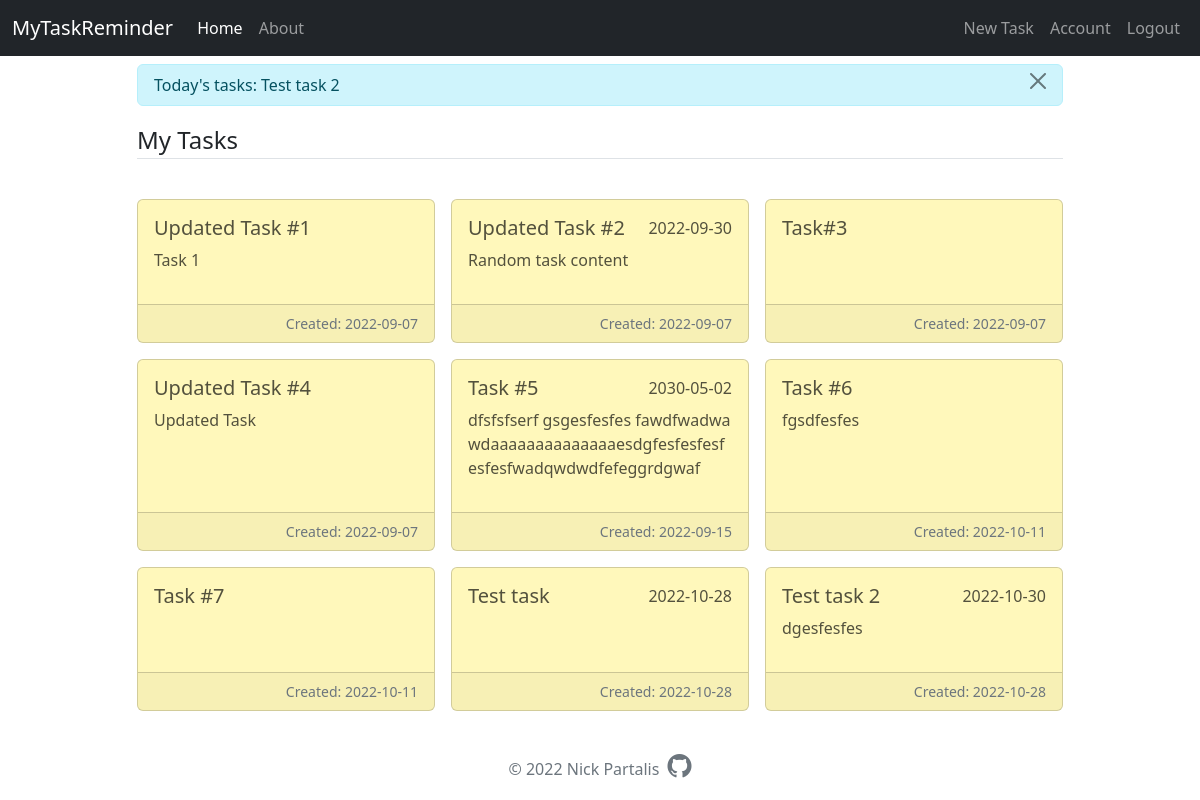
Screenshot of /home (signed in) with the database file from the repository.
### task_app/models.py (models this page shows, shortened)
class Task(db.Model):
    id = db.Column(db.Integer, primary_key=True)
    title = db.Column(db.String(100), nullable=False)
    content = db.Column(db.Text)
    date_created = db.Column(db.Date, nullable=False, default=datetime.now)
    date_tasked = db.Column(db.Date, nullable=True, default=None)
    user_id = db.Column(db.Integer, db.ForeignKey("user.id"), nullable=False)

### task_app/main/routes.py (the view)
@main.route("/")
@main.route("/home")
@login_required
def home():
    tasks = Task.query.filter_by(user_id=current_user.id).all()
    tasks_today = (Task.query
                   .filter_by(user_id=current_user.id)
                   .filter_by(date_tasked=date.today()).all())
    if tasks_today:
        tasks_str = ", ".join(map(lambda t: t.title, tasks_today))
        flash(f"Today's tasks: {tasks_str}", "info")
    return render_template("home.html", tasks=tasks)

### task_app/models.py (called while the page is built)
@login_manager.user_loader
def load_user(user_id):
    return User.query.get(int(user_id))

### task_app/templates/home.html (shortened to what this page needs)
{% extends "layout.html" %}
{% block content %}
    <legend class="border-bottom mb-4">My Tasks</legend>
    <div class="row g-3">
        {% if tasks %}
            {% for task in tasks %}
                <div class="col-xl-4 col-md-6">
                    <div class="card text-justify mb-3 h-100">
                        <div class="card-body">
                            <div class="d-flex">
                                <h5 class="card-title">{{ task.title }}</h5>
                                <span class="card-text ms-auto">
                                    {{ task.date_tasked if task.date_tasked else "" }}
                                </span>
                            </div>
                            <p class="card-text">{{ task.content }}</p>
                        </div>
                        <div class="card-footer text-muted d-flex">
                            <small class="ms-auto">Created: {{ task.date_created.strftime("%Y-%m-%d") }}</small>
                        </div>
                    </div>
                </div>
            {% endfor %}
        {% else %}
            <h6>No tasks scheduled. Create new ones by <a href="{{ url_for('tasks.new_task') }}">clicking here</a>.</h6>
        {% endif %}
    </div>
{% endblock content %}

### task_app/static/styles.css (style rules this page uses)
.card { background-color: #fff8bb; color: #53513d; }

### rows the page displays
Task: title "Updated Task #1", content "Task 1", date_created "2022-09-07"
Task: title "Updated Task #2", date_tasked "2022-09-30", content "Random task content", date_created "2022-09-07"
Task: title "Task#3", date_created "2022-09-07"
Task: title "Updated Task #4", content "Updated Task", date_created "2022-09-07"
Task: title "Task #5", date_tasked "2030-05-02", content "dfsfsfserf gsgesfesfes fawdfwadwa wdaaaaaaaaaaaaaaesdgfesfesfesfesfesfwadqwdwdfefeggrdgwaf", date_created "2022-09-15"
Task: title "Task #6", content "fgsdfesfes", date_created "2022-10-11"
Task: title "Task #7", date_created "2022-10-11"
Task: title "Test task", date_tasked "2022-10-28", date_created "2022-10-28"
Task: title "Test task 2", date_tasked "2022-10-30", content "dgesfesfes", date_created "2022-10-28"

### other values shown
{{ message }} "Today's tasks: Test task 2"
